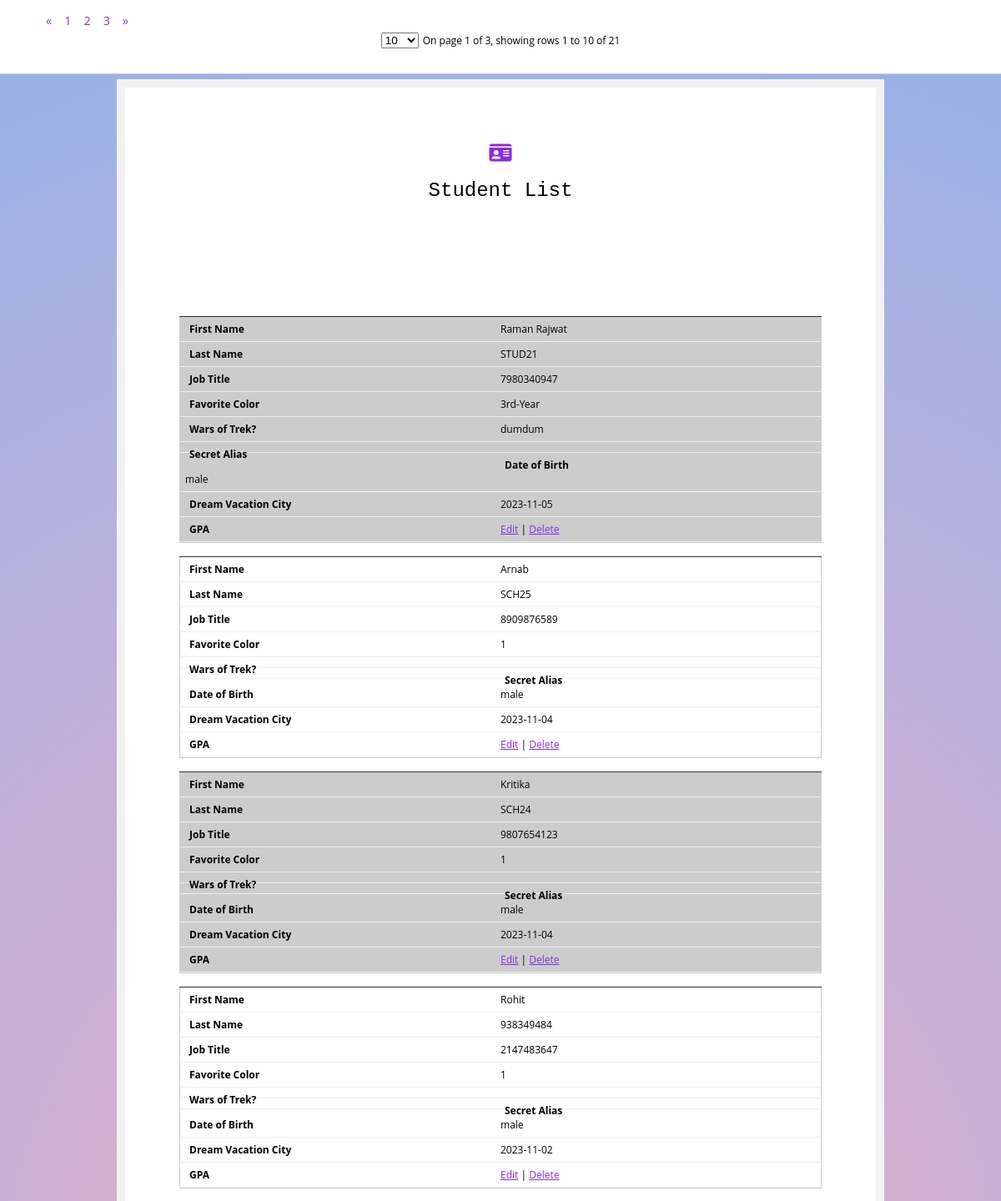
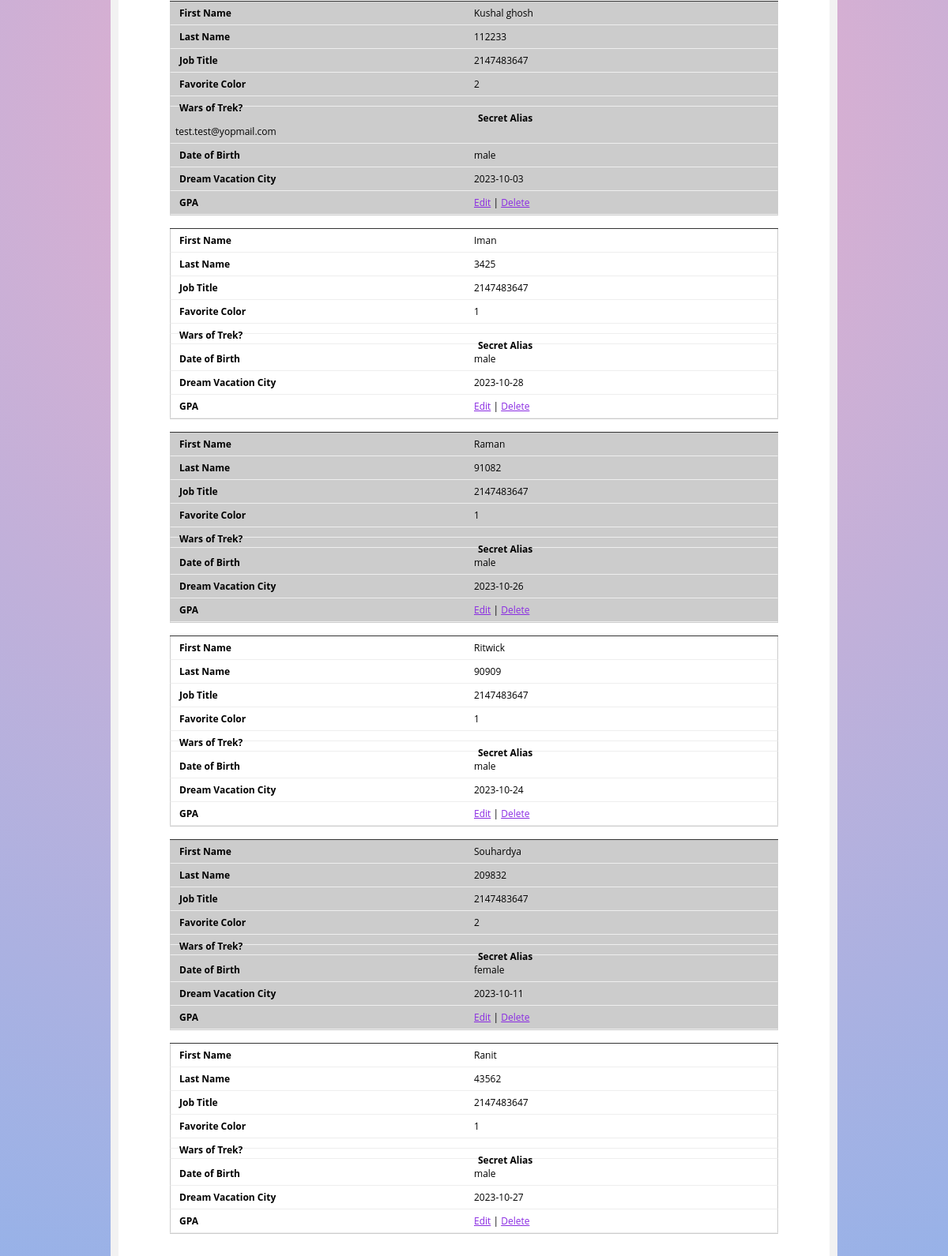
The page /student_list.php on the database as committed earlier (2 pictures, top to bottom).
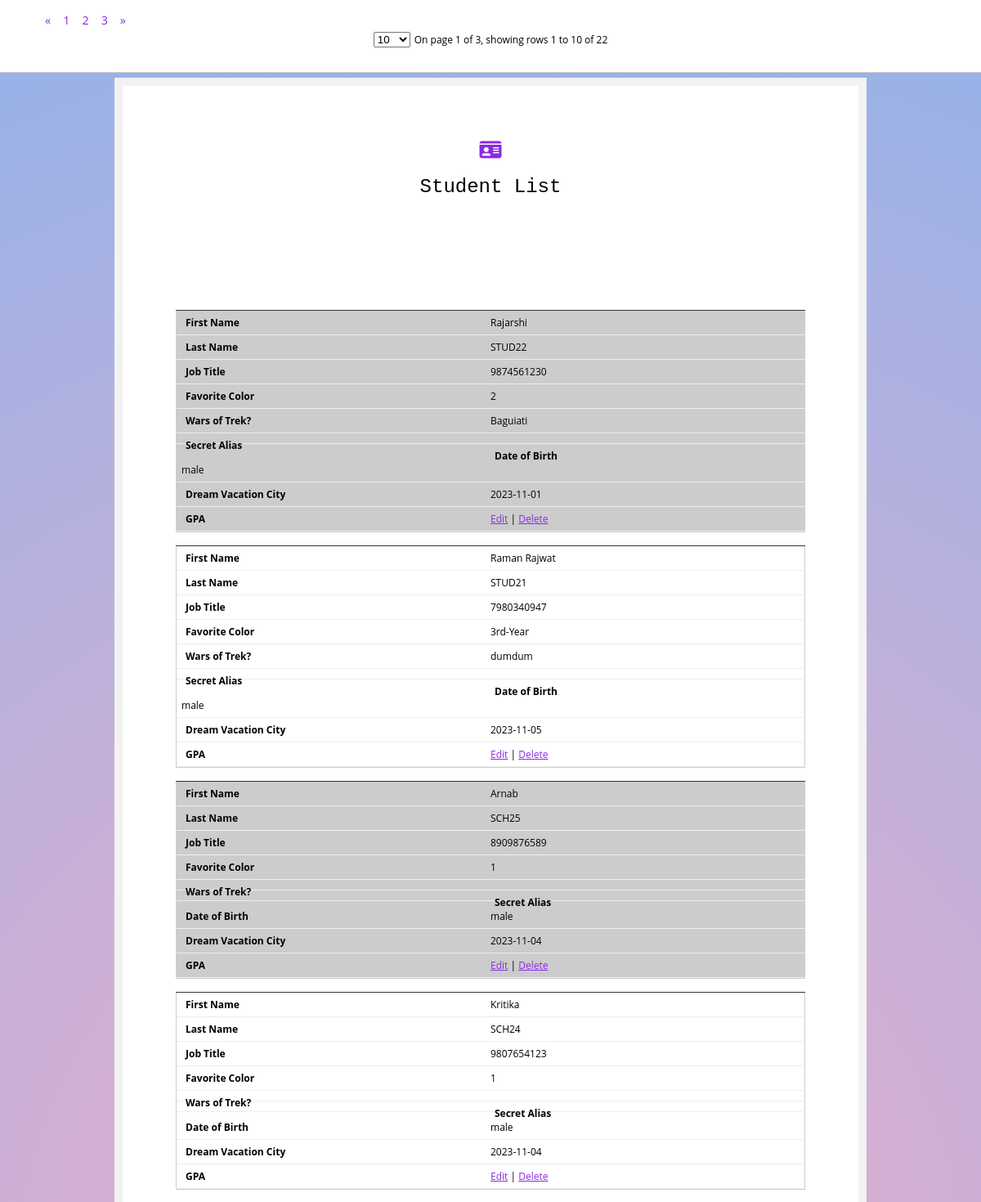
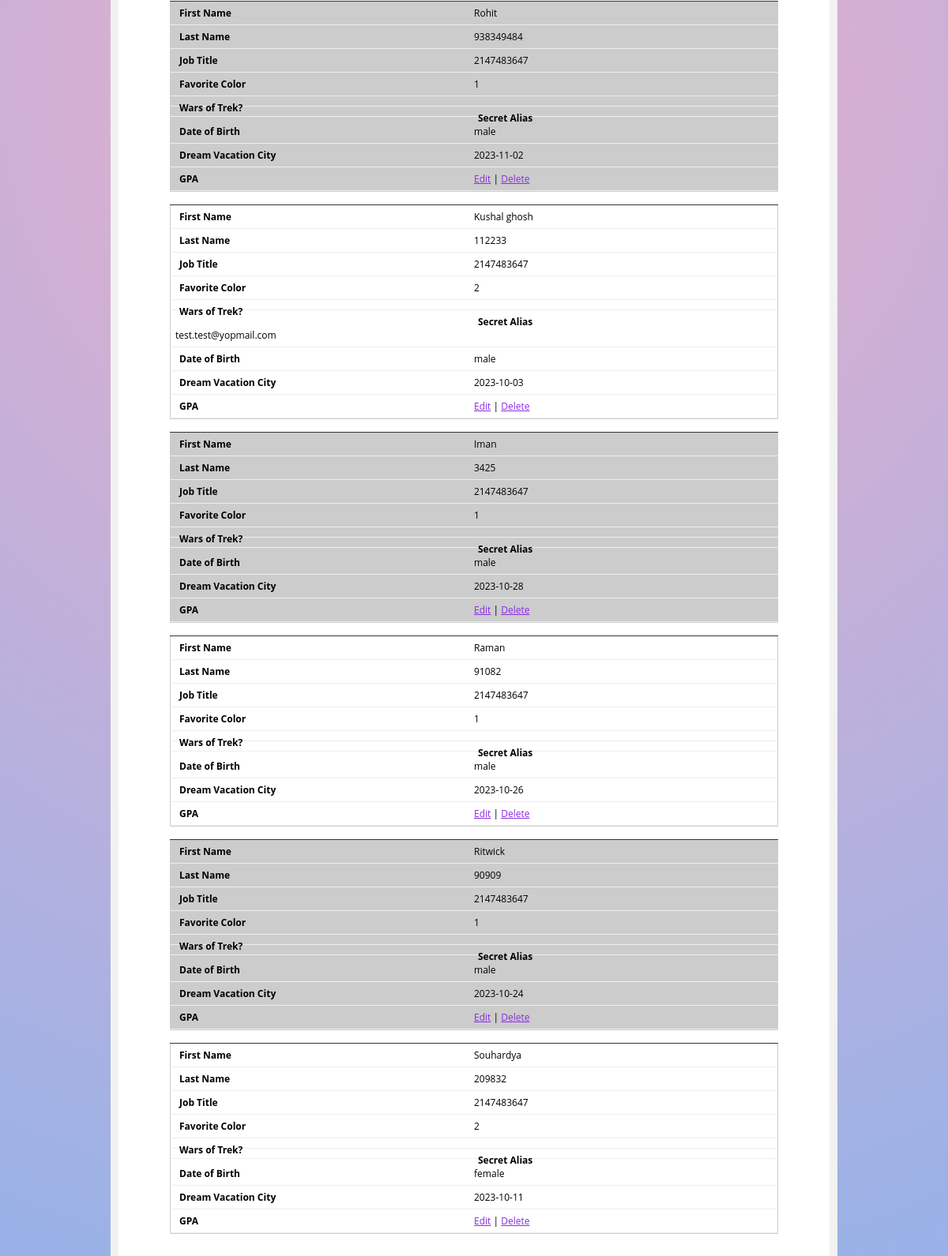
The same page on the database as committed later (2 pictures, top to bottom).
### tables this page shows
CREATE TABLE `student_registration` (
  `Student_id` int(11) NOT NULL,
  `Student_name` varchar(500) NOT NULL,
  `Student_reg_no` varchar(256) NOT NULL,
  `Phone_no` varchar(255) NOT NULL,
  `Address` varchar(1000) NOT NULL,
  `Guardian_phone` varchar(255) NOT NULL,
  `Email` varchar(500) NOT NULL,
  `Gender` varchar(20) NOT NULL,
  `Joining_date` date NOT NULL,
  `Class` varchar(50) NOT NULL,
  `Date_of_birth` date NOT NULL,
  `Status` char(1) NOT NULL DEFAULT 'Y'
);

### student_list.php (the view, shortened to what this page needs)
<?php
include("conn.php");
$sql=mysqli_query($conn,"SELECT * FROM student_registration  WHERE Status='Y' ORDER BY `Student_id` DESC");
?>
<!DOCTYPE html>
<html lang="en">
<head>
    <link rel = "stylesheet" href="https://cdnjs.cloudflare.com/ajax/libs/font-awesome/6.1.1/css/all.min.css" />
    <link rel="stylesheet"  href="student_list.css">
</head>
<body>
<div class="form-box">
  <h1><a href="index.php"><i class="fa-sharp fa-solid fa-id-card"></i></a></h1>
  <h1>Student List</h1>
<div id="DataTable">
  <div id="table_box_bootstrap"></div>
  <table>
    <tbody class="scroll-pane">
        <?php  while($arr=mysqli_fetch_array($sql)){?>
        <tr>
        <td><?php echo $arr['Student_name'] ?></td>
        <td><?php echo $arr['Student_reg_no'] ?></td>
        <td><?php echo $arr['Phone_no'] ?></td>
        <td><?php echo $arr['Class'] ?></td>
        <td><?php echo $arr['Address'] ?></td>
        <td><?php echo $arr['Email'] ?></td>
        <td><?php echo $arr['Gender'] ?></td>
        <td><?php echo $arr['Joining_date'] ?></td>
        <td><a href="student_edit.php?stud=<?php echo $arr['Student_id'] ?>">Edit</a> | <a href="student_del.php?stud=<?php echo $arr['Student_id'] ?>">Delete</td>
        </tr>
        <?php } ?>
  </tbody>
</table>
</div>
        </div>
</body>
</html>

### student_list.css (style rules this page uses)
body { counter-reset: my-sec-counter; font-family: 'Open Sans', sans-serif; font-size: 12px; background: rgb(238,174,202); background: radial-gradient(circle, rgba(238,174,202,1) 0%, rgba(148,178,233,1) 100%); margin-top: 95px; }
.form-box { max-width: 800px; margin: auto; padding: 50px; background: #ffffff; border: 10px solid #f2f2f2; }
h1 { text-align: center; font-family:Arial, Helvetica, sans-serif; font: 2em "typewriter", monospace; align-self: center; }
#DataTable { position:relative; padding: 15px; box-sizing: border-box; }
table { width: 100%; border-collapse: collapse; }
td, th { padding: 6px; border: 1px solid #ccc; text-align: left; box-sizing: border-box; }
tr:nth-of-type(odd) { background: #eee; }
@media only screen 
      and (max-width: 760px), (min-device-width: 768px) 
      and (max-device-width: 1024px) { table { margin-top: 106px; } }
@media only screen 
      and (max-width: 760px), (min-device-width: 768px) 
      and (max-device-width: 1024px) { table, thead, tbody, th, td, tr { display: block; } }
@media only screen 
      and (max-width: 760px), (min-device-width: 768px) 
      and (max-device-width: 1024px) { tr { margin: 0 0 1rem 0; overflow: auto; border-bottom: 1px solid #ccc; } }
@media only screen 
      and (max-width: 760px), (min-device-width: 768px) 
      and (max-device-width: 1024px) { tbody tr:before { counter-increment: my-sec-counter; content: ""; background-color:#333; display: block; height: 1px; } }
@media only screen 
      and (max-width: 760px), (min-device-width: 768px) 
      and (max-device-width: 1024px) { tr:nth-child(odd) { background: #ccc; } }
@media only screen 
      and (max-width: 760px), (min-device-width: 768px) 
      and (max-device-width: 1024px) { td { border: none; border-bottom: 1px solid #eee; margin-right: 0%; display: block; border-right: 1px solid #ccc; border-left: 1px solid #ccc; box-sizing:border-box; } }
@media only screen 
      and (max-width: 760px), (min-device-width: 768px) 
      and (max-device-width: 1024px) { td:before { font-weight: bold; width: 50%; float:left; box-sizing:border-box; padding-left: 5px; } }
@media only screen 
      and (max-width: 760px), (min-device-width: 768px) 
      and (max-device-width: 1024px) { td:nth-of-type(1):before { content: "First Name"; } }
@media only screen 
      and (max-width: 760px), (min-device-width: 768px) 
      and (max-device-width: 1024px) { td:nth-of-type(2):before { content: "Last Name"; } }
@media only screen 
      and (max-width: 760px), (min-device-width: 768px) 
      and (max-device-width: 1024px) { td:nth-of-type(3):before { content: "Job Title"; } }
@media only screen 
      and (max-width: 760px), (min-device-width: 768px) 
      and (max-device-width: 1024px) { td:nth-of-type(4):before { content: "Favorite Color"; } }
@media only screen 
      and (max-width: 760px), (min-device-width: 768px) 
      and (max-device-width: 1024px) { td:nth-of-type(5):before { content: "Wars of Trek?"; } }
@media only screen 
      and (max-width: 760px), (min-device-width: 768px) 
      and (max-device-width: 1024px) { td:nth-of-type(6):before { content: "Secret Alias"; } }
@media only screen 
      and (max-width: 760px), (min-device-width: 768px) 
      and (max-device-width: 1024px) { td:nth-of-type(7):before { content: "Date of Birth"; } }
@media only screen 
      and (max-width: 760px), (min-device-width: 768px) 
      and (max-device-width: 1024px) { td:nth-of-type(8):before { content: "Dream Vacation City"; } }
@media only screen 
      and (max-width: 760px), (min-device-width: 768px) 
      and (max-device-width: 1024px) { td:nth-of-type(9):before { content: "GPA"; } }
a { color: blueviolet; }

Rows that differ between the two databases and show on the page:
no longer on this page (row unchanged): student_registration: Student_name "Ranit", Student_reg_no "43562", Phone_no "2147483647", Class "1", Gender "male", Joining_date "2023-10-27"
added student_registration: Student_name "Rajarshi", Student_reg_no "STUD22", Phone_no "9874561230", Class "2", Address "Baguiati", Gender "male", Joining_date "2023-11-01"
Other text that changed with them:
text written by a page script: "« 1 2 3 » On page 1 of 3, showing rows 1 to 10 of 21" → "« 1 2 3 » On page 1 of 3, showing rows 1 to 10 of 22"
